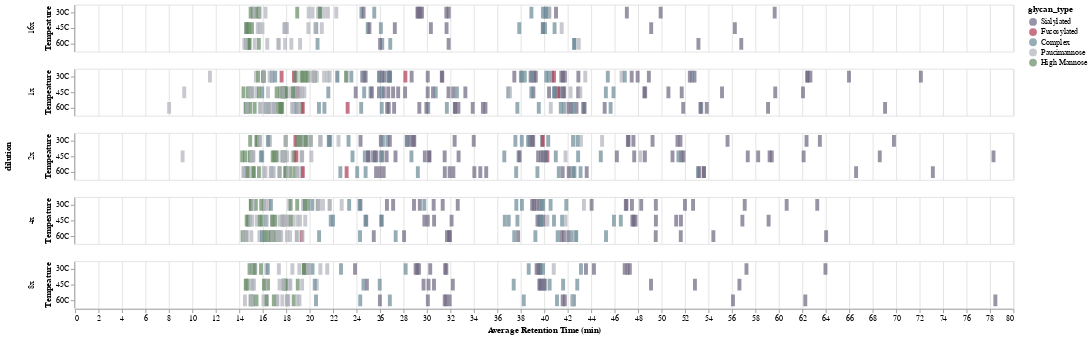

Here is the notebook cell this chart was saved with:
### Code cell
glycan_color_scale = alt.Scale(
    domain=[
        'Sialylated',
        'Fucosylated',
        'Complex',
        'Paucimannose',
        'High Mannose',
    ],
    range=[
        '#6E6581',
        '#AF3A53',
        '#6B8A97',
        '#B0B2BB',
        '#658A64',
    ]
)

selection = alt.selection_interval(bind='scales')

ticks = alt.Chart(df).mark_tick(thickness=5).encode(
    x=alt.X('avg_rt:Q', title='Average Retention Time (min)'),
    y=alt.Y('temperature:N', title='Tempeature'),
    color=alt.Color('glycan_type:N', scale=glycan_color_scale),
    tooltip=['pep_mods']
).transform_aggregate(
    avg_rt='mean(rt_min)',
    groupby=['dilution', 'temperature', 'pep_mods', 'glycan_type']
).properties(
    width=1200
).interactive().add_selection(
    selection
)

alt.layer(ticks).facet(
    row='dilution:N'
)

### Figure 1 — Vega-Lite specification as saved in the notebook (floating-point values rounded to 4 significant figures; data arrays with more than 128 entries replaced by an {"elided": "..."} marker saying what was removed)
{"config": {"view": {"continuousWidth": 400, "continuousHeight": 300}}, "data": {"name": "data-fdda78b127146c621f8d7b3876a26309"}, "facet": {"row": {"type": "nominal", "field": "dilution"}}, "spec": {"layer": [{"mark": {"type": "tick", "thickness": 5}, "encoding": {"color": {"type": "nominal", "field": "glycan_type", "scale": {"domain": ["Sialylated", "Fucosylated", "Complex", "Paucimannose", "High Mannose"], "range": ["#6E6581", "#AF3A53", "#6B8A97", "#B0B2BB", "#658A64"]}}, "tooltip": [{"type": "nominal", "field": "pep_mods"}], "x": {"type": "quantitative", "field": "avg_rt", "title": "Average Retention Time (min)"}, "y": {"type": "nominal", "field": "temperature", "title": "Tempeature"}}, "selection": {"selector008": {"type": "interval", "bind": "scales", "encodings": ["x", "y"]}, "selector007": {"type": "interval", "bind": "scales"}}, "transform": [{"aggregate": [{"op": "mean", "field": "rt_min", "as": "avg_rt"}], "groupby": ["dilution", "temperature", "pep_mods", "glycan_type"]}], "width": 1200}]}, "$schema": "https://vega.github.io/schema/vega-lite/v4.8.1.json", "datasets": {"data-fdda78b127146c621f8d7b3876a26309": {"elided": "2259 records"}}}
